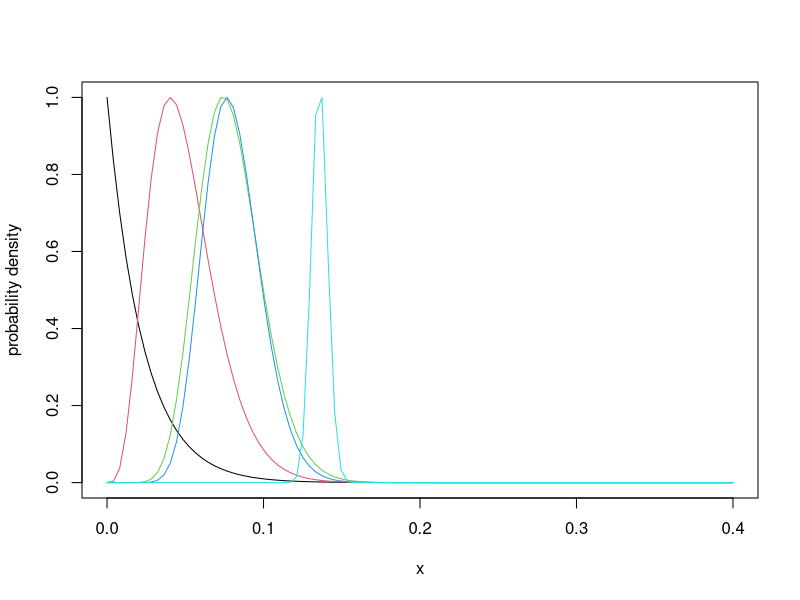

Here is the R script that generated this plot:
### Thompson Sampling -- Scenario 1 ###

library(tidyverse)

# assume we know the real CTRs for each ad
actual_ctr <- seq(0.01, 0.13, by = 0.03)

# number of trails (impressions)
n <- 5000

# starting lists (starting w/ equal priors)
priors <- rep(list(c(1,1)),5) # c(alpha,beta)
impressions <- rep(list(0),5)
clicks <- rep(list(0),5)


## run simulation ##

for(i in 1:n){
  
  # randomly sample an exp. CTR from each prior
  exp_CTR <- sapply(priors, function(x) rbeta(1, x[1], x[2]))
  
  # select ad with largest exp. CTR
  ad <- which(exp_CTR == max(exp_CTR))
  
  # add an impression
  impressions[[ad]] <- impressions[[ad]] + 1
  
  # randomly select click or no click
  click <- sample(c(1,0), 1, prob = c(actual_ctr[ad], 1-actual_ctr[ad]))
  
  #update prior
  if(click == 1){
    priors[[ad]][1] <- priors[[ad]][1] + 1
    clicks[[ad]] <- clicks[[ad]] + 1
  } else {
    priors[[ad]][2] <- priors[[ad]][2] + 1
  }    
  
  impressions[[ad]] <- impressions[[ad]] + 1
  
}


Ind_Results <- data.frame(Ad = c(1:5),
                          Clicks = unlist(clicks), 
                          Impressions = unlist(impressions)) %>% 
  mutate(CTR = Clicks/Impressions,
         ShowPrct = Impressions/sum(Impressions))

Total_Results <- Ind_Results %>% 
  summarize(Total_Clicks = sum(Clicks),
            Total_Impressions = sum(Impressions)) %>% 
  mutate(Overall_CTR = Total_Clicks/Total_Impressions)


## Distributions Plots ##
x <- seq(0,.4, length = 100)

standardized_priors <- lapply(priors, function(y) dbeta(x, y[1], y[2])/max(dbeta(x, y[1], y[2])))

plot(x, standardized_priors[[1]], 
     ylab = "probability density", type = "l", col = 1)

for(i in 2:length(priors)){
  
  lines(x, standardized_priors[[i]],
        type = "l", col = i)
  
}
